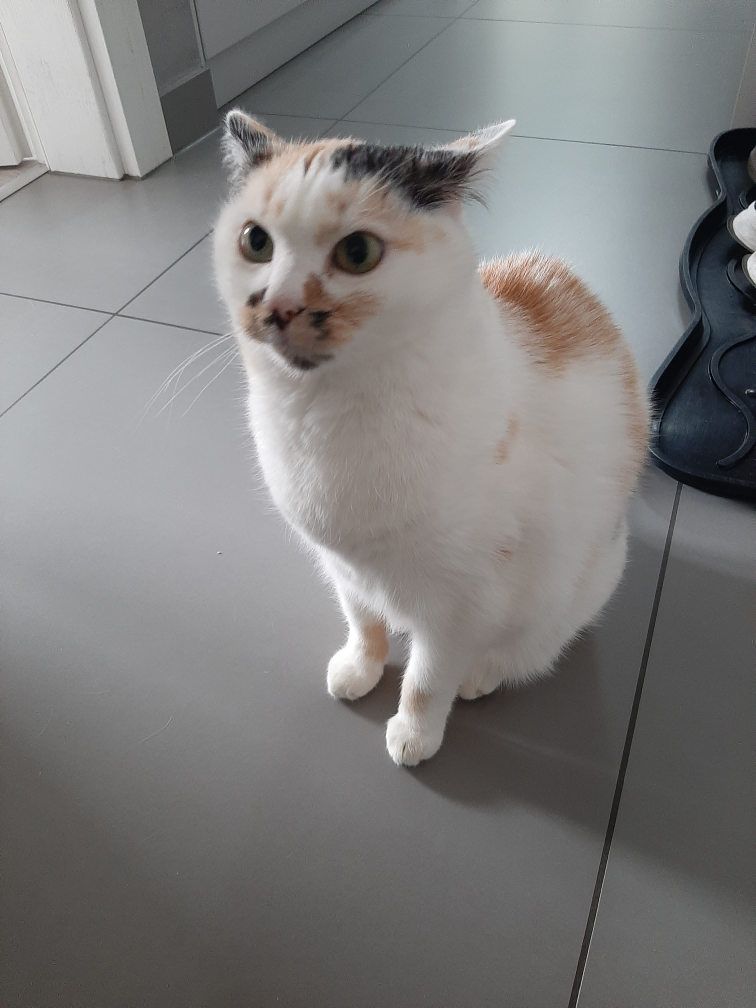
#> input picture img/20211204_122112.jpg, 3024 x 4032 px (shown at 1/4 size)
$ jupyter execute cat_detector.ipynb
#> lines starting #> are read from the running program, lines starting #| are printed output that depends on the picture; after the words box and inside, x2 and y2 are one past the last pixel; in counts of white or black regions, pixels touching at a corner belong together
[cell 1]
import cv2
import imutils

[cell 2]
image_path = "img/20211204_122112.jpg"
detector_path = "models/haarcascade_frontalcatface_extended.xml"

[cell 3]
image = cv2.imread(image_path)
#> image is the input picture: shape (4032, 3024, 3); mean B, G, R 124.4, 124.9, 125.7
image = imutils.resize(image,width=800)
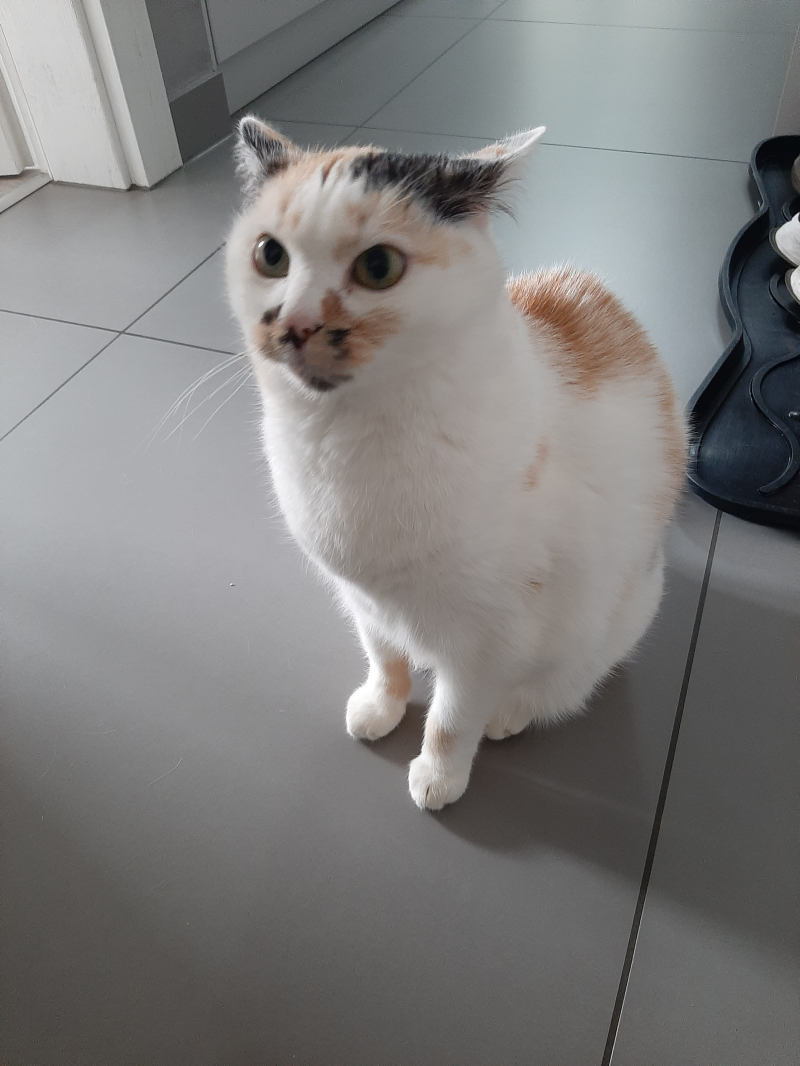
#> image: shape (1066, 800, 3); mean B, G, R 124.4, 124.9, 125.7

gray = cv2.cvtColor(image, cv2.COLOR_BGR2GRAY)
# load the cat detector Haar cascade, then detect cat faces
# in the input image
detector = cv2.CascadeClassifier(detector_path)
rects = detector.detectMultiScale(gray,
								  scaleFactor=1.1,
								  minNeighbors=5,
								  minSize=(10, 10))
#> rects = [[201, 164, 237, 237]]

[cell 4]
# loop over the cat faces and draw a rectangle surrounding each
for (i, (x, y, w, h)) in enumerate(rects):
	print("Cat found")
	cv2.rectangle(image, (x, y), (x + w, y + h), (0, 0, 255), 2)
	cv2.putText(image, "Cat #{}".format(i + 1), (x, y - 10),
		cv2.FONT_HERSHEY_SIMPLEX, 0.55, (0, 0, 255), 2)
#> this loop made 1 pass
#| Cat found
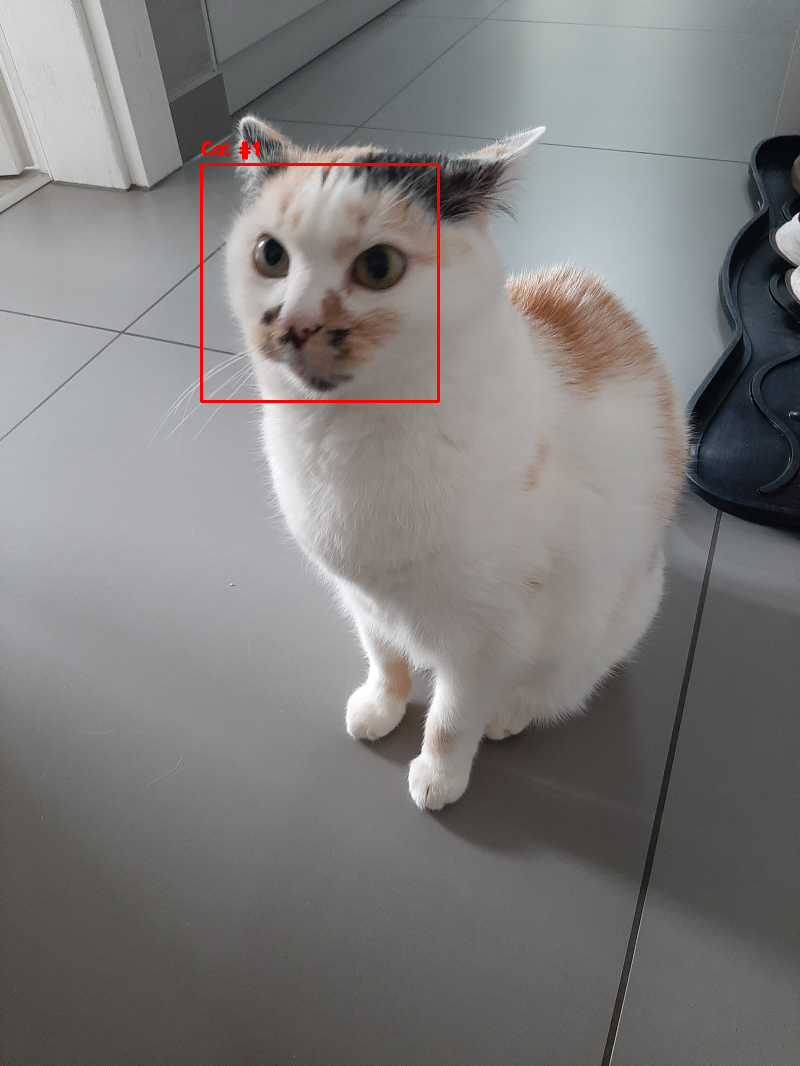
#> image: shape (1066, 800, 3); 0.38% of pixels changed, all inside (x1, y1, x2, y2) = (200, 141, 440, 403)
# show the detected cat faces
cv2.imshow("Cat Faces", image)
cv2.waitKey(0)
#> Out = 27

[cell 5]
image = cv2.imread(image_path)
image = imutils.resize(image,width=800)
cv2.imshow("Cat Faces", image)
cv2.waitKey(0)
#> Out = 27

$ run again, with img/20211204_123441.jpg copied over img/20211204_122112.jpg
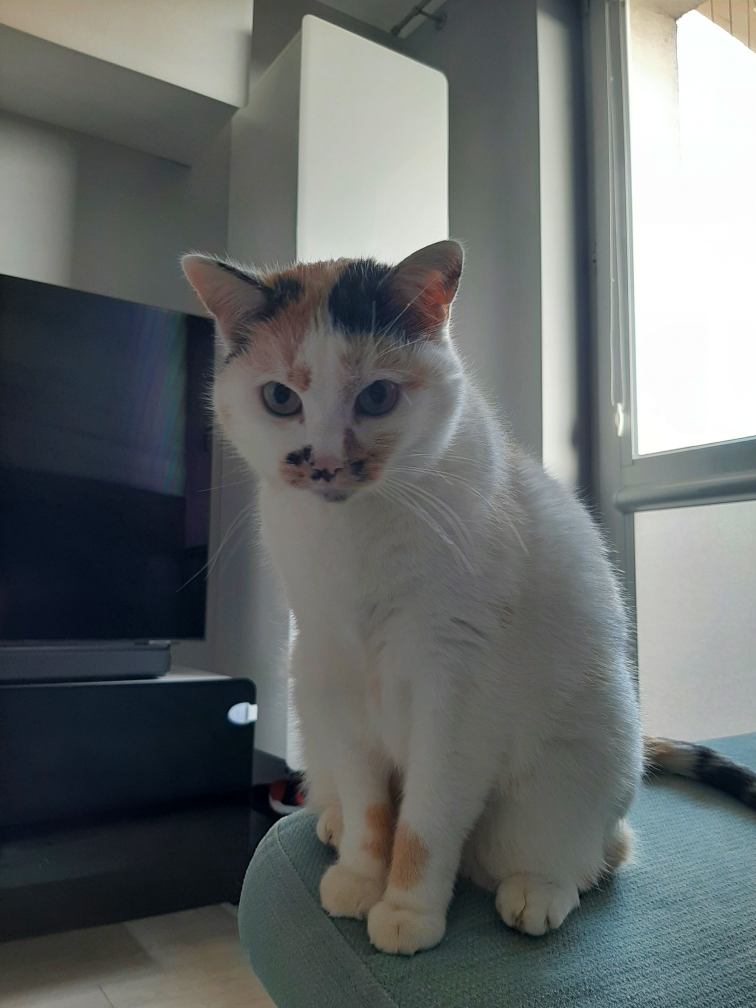
#> input picture img/20211204_123441.jpg, 3024 x 4032 px (shown at 1/4 size)
#> image is the input picture: shape (4032, 3024, 3); mean B, G, R 107, 107.5, 102.9
#> `gray = cv2.cvtColor(image, cv2.COLOR_BGR2GRAY)`:
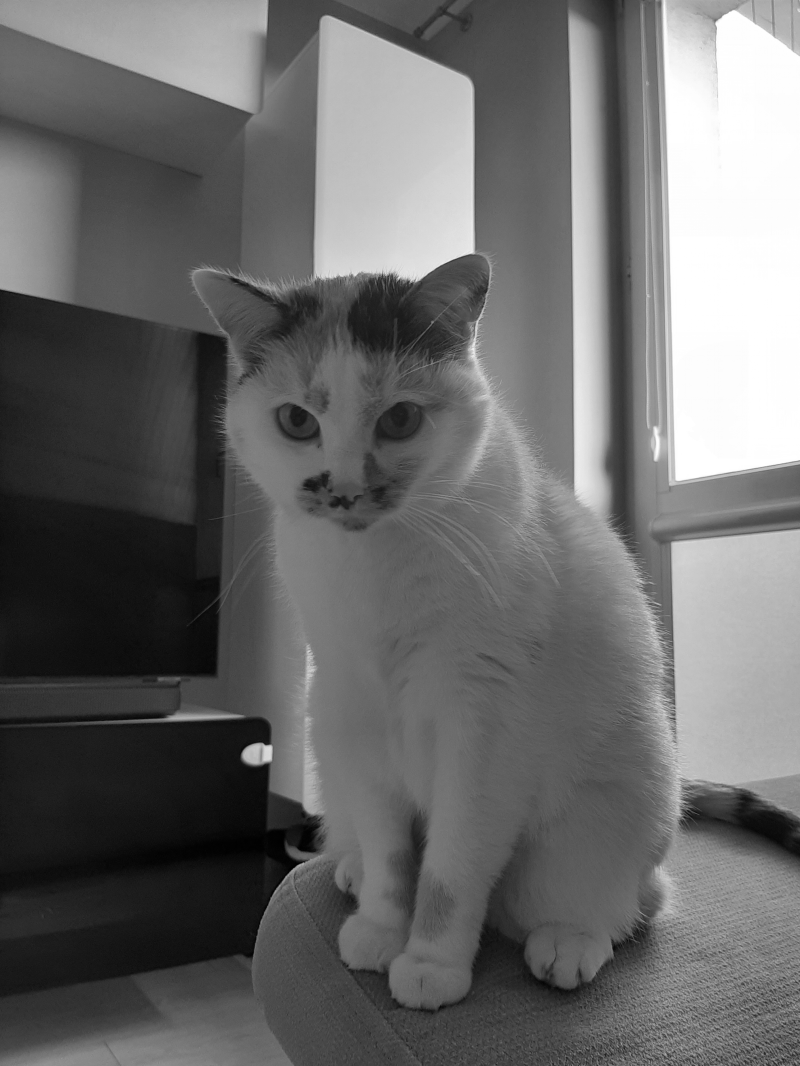
#> gray: shape (1066, 800); min 1, max 255, mean 106
#> rects = [[225, 321, 238, 238]]
#> the loop `for (i, (x, y, w, h)) in enumerate(rects):` made 1 pass
#> (printed output is left out)
#> after the loop `for (i, (x, y, w, h)) in enumerate(rects):`:
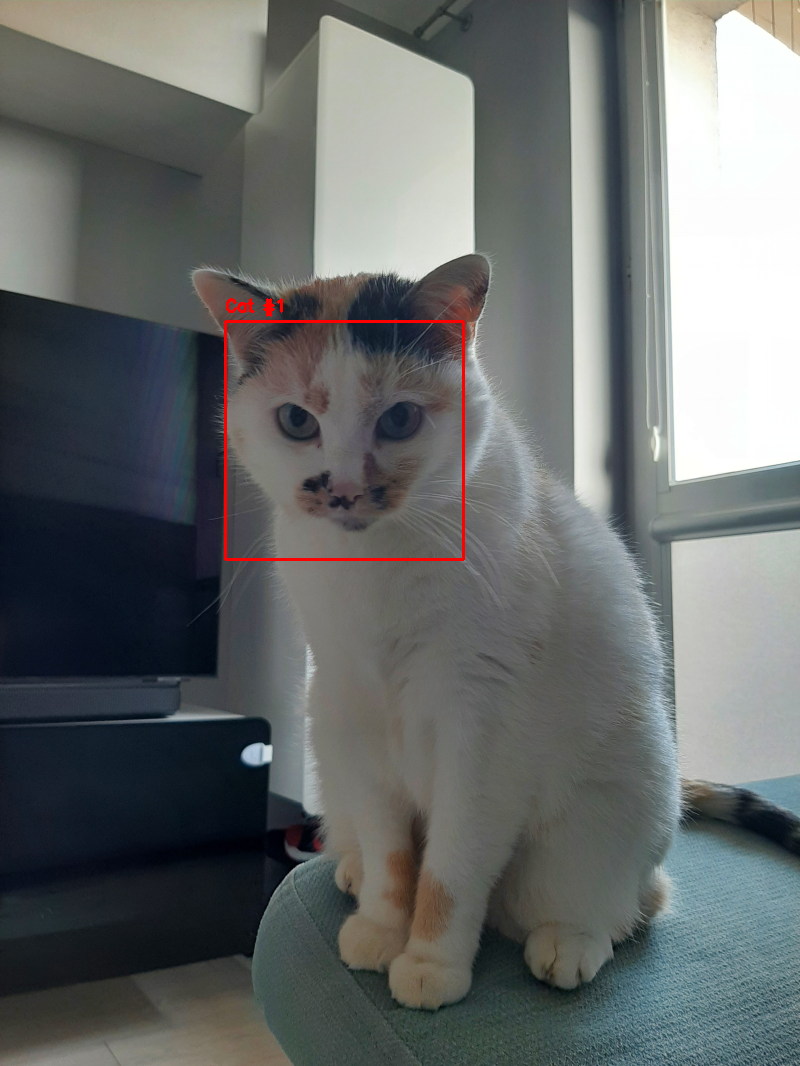
#> image: shape (1066, 800, 3); mean B, G, R 106.7, 107.2, 103.5
#> `cv2.waitKey(0)`: Out = 27

$ run again, with img/cat2.jpg copied over img/20211204_122112.jpg
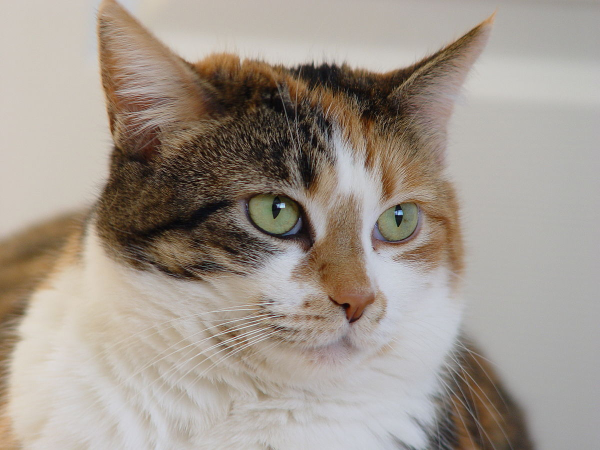
#> input picture img/cat2.jpg, 1200 x 900 px (shown at 1/2 size)
#> image is the input picture: shape (900, 1200, 3); mean B, G, R 142, 151.8, 161.6
#> `gray = cv2.cvtColor(image, cv2.COLOR_BGR2GRAY)`:
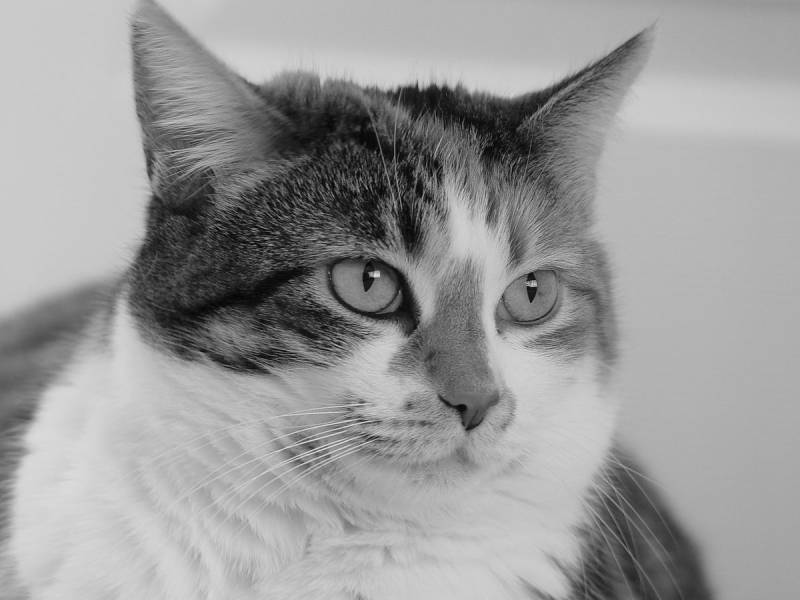
#> gray: shape (600, 800); min 6, max 222, mean 153.6
#> rects = [[259, 125, 387, 387]]
#> the loop `for (i, (x, y, w, h)) in enumerate(rects):` made 1 pass
#> (printed output is left out)
#> after the loop `for (i, (x, y, w, h)) in enumerate(rects):`:
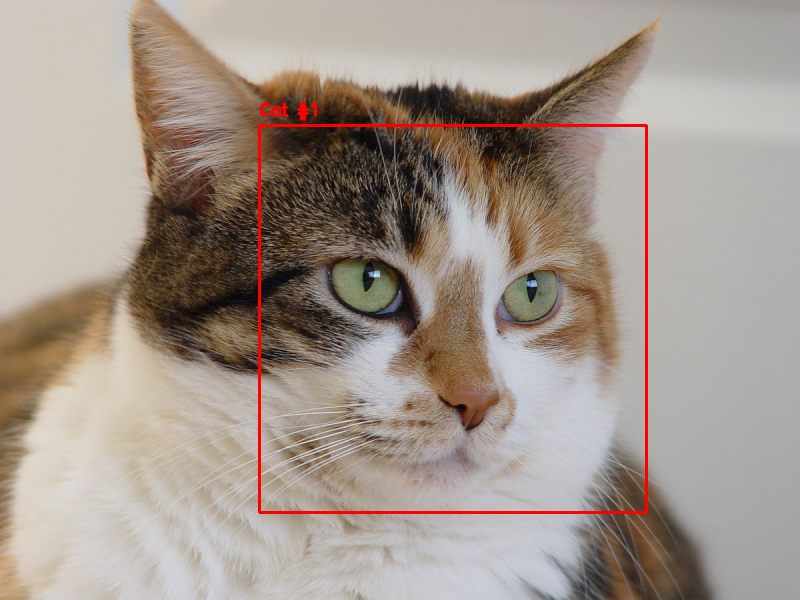
#> image: shape (600, 800, 3); mean B, G, R 140.9, 150.5, 162.9
#> `cv2.waitKey(0)`: Out = 27
